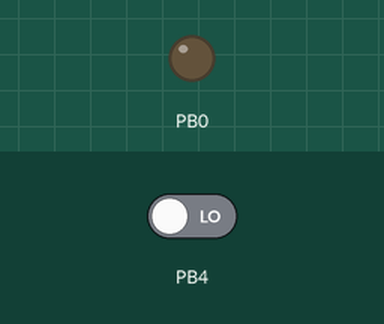
Simulated run of this sketch. Board: ATtiny85, built with avr-gcc and run on an emulated ATtiny85. Shown: output pins drawn as LEDs (lit = HIGH). Dashed ring = blinking. The test bench sets the inputs (shaded band); at power-on: PB4 LOW.

Above: at 1.2 s.
1.3 s: PB4 driven HIGH
At 1.43 s:
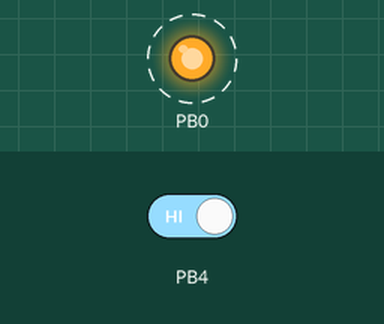
Timing chart, 0 to 10.3 s (numbered marks = the images above; inputs shaded):
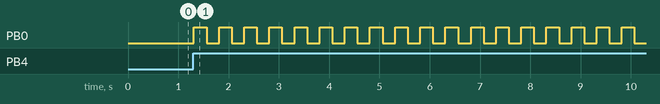

The sketch:

GranfatherClok.ino
```cpp
#include <Time.h>

  int butt;

void setup() {

  setTime(8,59,10,14,10,2013);

  pinMode(0, OUTPUT);
  pinMode(4, INPUT);

  }

void loop() {

butt = digitalRead(4);

if (minute()==15&&second()==00||minute()==30&&second()==00||minute()==45&&second()==00||minute()==00&&second()==00||butt==HIGH)
  {
    for (int a=hour();a!=0;a--)
    {
      digitalWrite(0, HIGH);
      delay(250);
      digitalWrite(0, LOW);
      delay(250);
    }

    for (int b=minute()/15;b>0;b--)
    {
      digitalWrite(0, HIGH);
      delay(250);
      digitalWrite(0, LOW);
      delay(250);
    }

  }

}
```

Measured:
- after the input at 1.3 s, PB0: alternates HIGH for 0.25 s and LOW for 0.25 s, starting at once
